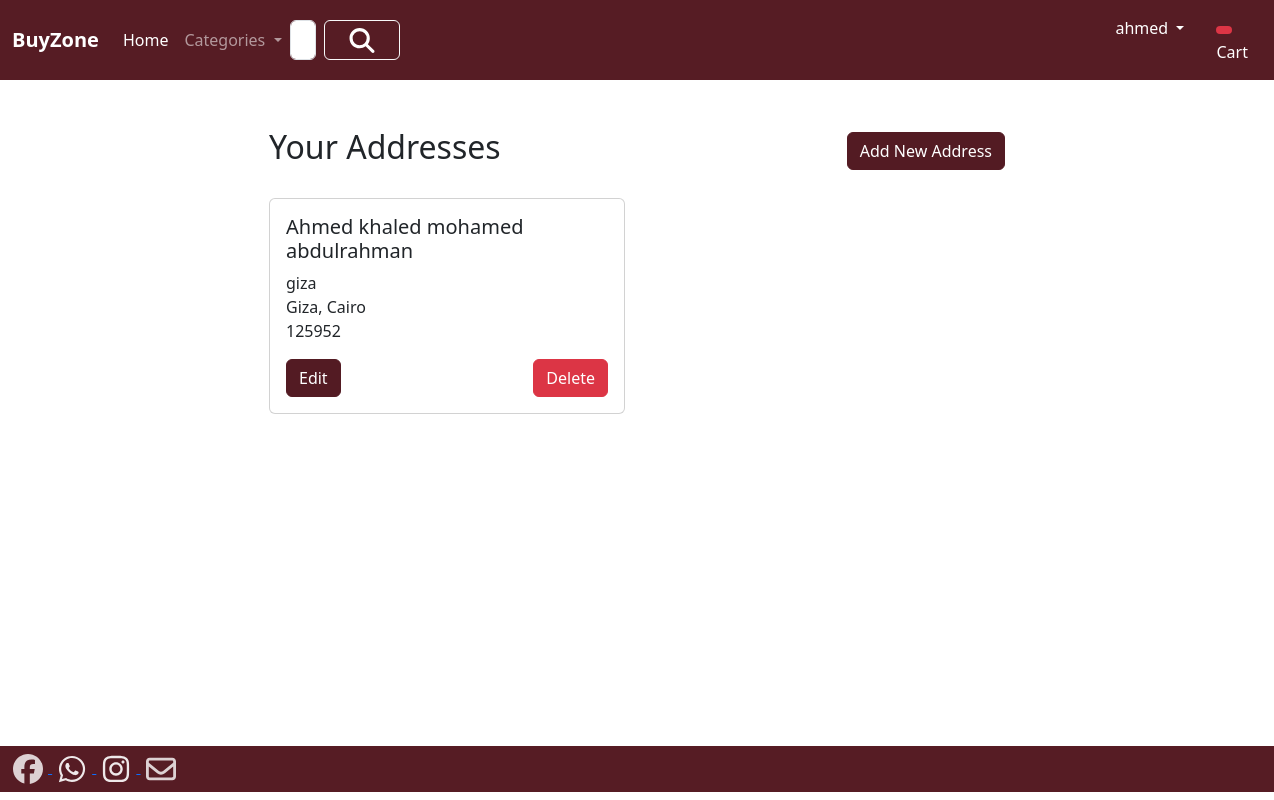
The app's page /address/ (signed in) with its own data.
### app/models.py (models this page shows, shortened)
class Customer(models.Model):
    user = models.OneToOneField(User, on_delete=models.CASCADE, related_name='customer')
    name = models.CharField(max_length=200)
    email = models.EmailField()
    phone = models.CharField(max_length=20)
    locality = models.CharField(max_length=200)
    city = models.CharField(max_length=100)
    state = models.CharField(max_length=100, choices=STATE_CHOICES)
    zipcode = models.IntegerField()
    created_at = models.DateTimeField(default=timezone.now)
    updated_at = models.DateTimeField(auto_now=True)
    class Meta:
        unique_together = ('user',)

### app/views.py (the view)
# urls.py: path('address/', views.address, name='address'),
@login_required
def address(request):
    add = Customer.objects.filter(user=request.user)
    return render(request, 'app/address.html', {'add': add, 'active': 'btn-primary'})

### app/templates/app/address.html (shortened to what this page needs)
{% extends 'app/base.html' %}
{% load static %}
{% block main-content %}
<div class="container mt-5">
    <div class="row">
        <div class="col-md-8 offset-md-2">
            <div class="d-flex justify-content-between align-items-center mb-4">
                <h2>Your Addresses</h2>
                <a href="{% url 'add-address' %}" class="btn btn-primary">Add New Address</a>
            </div>
            {% if add %}
            <div class="row">
                {% for address in add %}
                <div class="col-md-6 mb-4">
                    <div class="card">
                        <div class="card-body">
                            <h5 class="card-title">{{ address.name }}</h5>
                            <p class="card-text">
                                {{ address.locality }}<br>
                                {{ address.city }}, {{ address.state }}<br>
                                {{ address.zipcode }}
                            </p>
                            <div class="d-flex justify-content-between">
                                <a href="{% url 'edit-address' address.id %}" class="btn btn-primary">Edit</a>
                                <a href="{% url 'delete-address' address.id %}" class="btn btn-danger">Delete</a>
                            </div>
                        </div>
                    </div>
                </div>
                {% endfor %}
            </div>
            {% else %}
            <div class="text-center">
                <p class="lead">You haven't added any addresses yet.</p>
                <a href="{% url 'add-address' %}" class="btn btn-primary">Add Your First Address</a>
            </div>
            {% endif %}
        </div>
    </div>
</div>
{% endblock main-content %}

### app/templates/app/base.html (shortened to what this page needs)
<!DOCTYPE html>
{% load static %}
<html lang="en">
<head>
    <link href="https://cdn.jsdelivr.net/npm/bootstrap@5.3.3/dist/css/bootstrap.min.css" rel="stylesheet">
    <link rel="stylesheet" href="https://cdnjs.cloudflare.com/ajax/libs/font-awesome/6.5.1/css/all.min.css">
    <link rel="stylesheet" href="{% static 'app/css/owl.carousel.min.css' %}"/>
    <link rel="stylesheet" href="{% static 'app/css/style.css' %}"/>
</head>
<body style="min-height:89vh;position: relative;">
    <nav class="navbar navbar-expand-lg navbar-dark" style="background-color: #561c24;">
      <div class="container-fluid">
        <a class="navbar-brand fw-bold" href="/">BuyZone</a>
        <div class="collapse navbar-collapse" id="navbarSupportedContent">
          <ul class="navbar-nav me-auto mb-2 mb-lg-0">
            {% if request.user.is_authenticated %}
            <li class="nav-item">
              <a class="nav-link active" aria-current="page" href="/">Home</a>
            </li>
            <li class="nav-item dropdown">
              <a class="nav-link dropdown-toggle" href="#" role="button" data-bs-toggle="dropdown" aria-expanded="false">
                Categories
              </a>
            </li>
            {% endif %}
          </ul>
          <form class="d-flex" role="search" action="{% url 'search' %}" style="margin-right :700px  " >
            <input class="form-control me-2" type="search" placeholder="Search" name="q" aria-label="Search">
            <button class="btn btn-outline-light" type="submit" style ="--bs-btn-hover-bg: #7d1624;">
              <img src = "{% static "app/images/product/magnifying-glass-solid.svg" %}" width = "50" height = "25" >
            </button>
          </form>
        </div>
        <ul class="navbar-nav me-auto mb-2 mb-lg-0">
            <li class="nav-item dropdown mx-2">
            {% if request.user.is_authenticated %}
              {% if request.user.first_name %}
                  <a class="nav-link dropdown-toggle text-white" href="#" id="profileDropdown" data-bs-toggle="dropdown" aria-expanded="false">
                      {{ request.user.first_name }}
                  </a>
              {% else %}
                  <a class="nav-link dropdown-toggle text-white" href="#" id="profileDropdown" data-bs-toggle="dropdown" aria-expanded="false">
                      {{ request.user.username }}
                  </a>
              {% endif %}
            </li>
            <li class="nav-item mx-2">
              <a class="nav-link text-white" href="{% url 'show_cart' %}">
                <span class="badge bg-danger">
                </span>
                Cart
            </a>
            </li>
            {% endif %}
        </ul>
      </div>
    </nav>
{% block main-content %}{% endblock main-content %}
    <Footer class="container-fluid  text- p-2 mt-5" style="position: absolute; bottom: -80px ; diplay :flex; justify-content: space-between; background-color : #561c24;" >
      <a href="https://www.facebook.com/people/BuyZone/61559260412941/?is_tour_dismissed"  target="_blank" >
        <img src = "{% static "app/images/product/facebook.svg" %}"  width = "40" height = "30"    style= "opacity: 0.8;" >
      </a>
      <a href="https://chat.whatsapp.com/IlkDXPRBht4LQgg2ZSD2h3" target="_blank" >
        <img src = "{% static "app/images/product/whatsapp.svg" %}"  width = "40" height = "30" style= "opacity: 0.9;">
      </a>
      <a href="#" target="_blank" >
        <img src = "{% static "app/images/product/instagram.svg" %}"  width = "40" height = "30" style= "opacity: 0.9;">
      </a >
      <a href="#" target="_blank" >
        <img src = "{% static "app/images/product/envelope-regular.svg" %}" width = "40" height = "30" style= "opacity: 0.8;">
      </a>
    </Footer>
</body>
</html>

### app/static/app/css/style.css (style rules this page uses)
.btn-primary { --bs-btn-color: #fff; --bs-btn-bg: #531b23 !important; --bs-btn-border-color: #531b23 !important; --bs-btn-hover-color: #fff; --bs-btn-hover-bg: #a03141 !important; --bs-btn-hover-border-color: #a03141 !important; --bs-btn-focus-shadow-rgb: 49, 132, 253; --bs-btn-active-color: #fff; --bs-btn-active-bg: #a03141 !important; --bs-btn-active-border-color: #a03141 !important; --bs-btn-active-shadow: inset 0 3px 5px rgba(0, 0, 0, 0.125); --bs-btn-disabled-color: #fff; --bs-btn-disabled-bg: #531b23 !important; --bs-btn-disabled-border-color: #531b23 !important; }

### records on screen
Customer: name "Ahmed khaled mohamed abdulrahman", locality "giza", city "Giza", state "Cairo", zipcode "125952"

### other values on screen
{{ request.user.username }} "ahmed"
